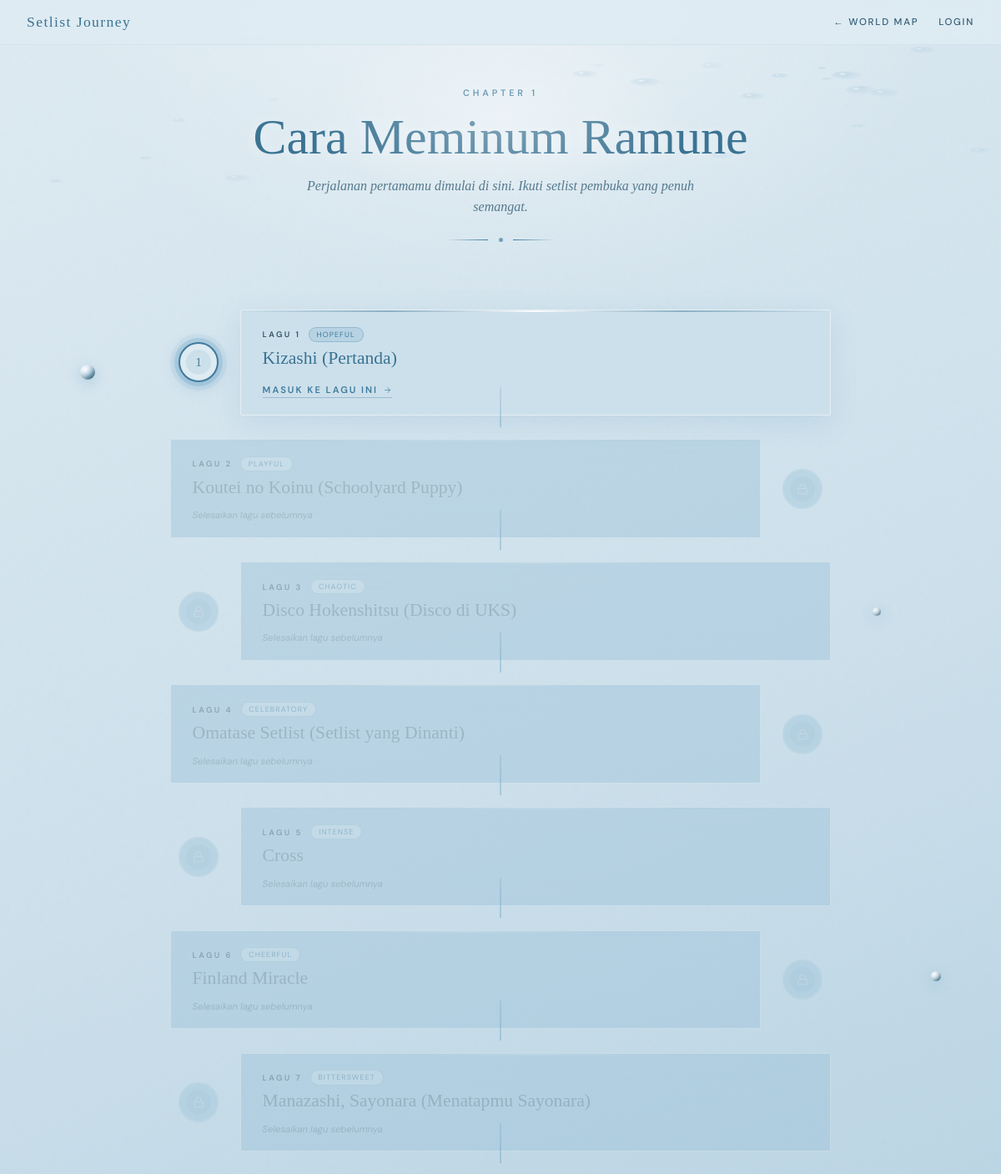
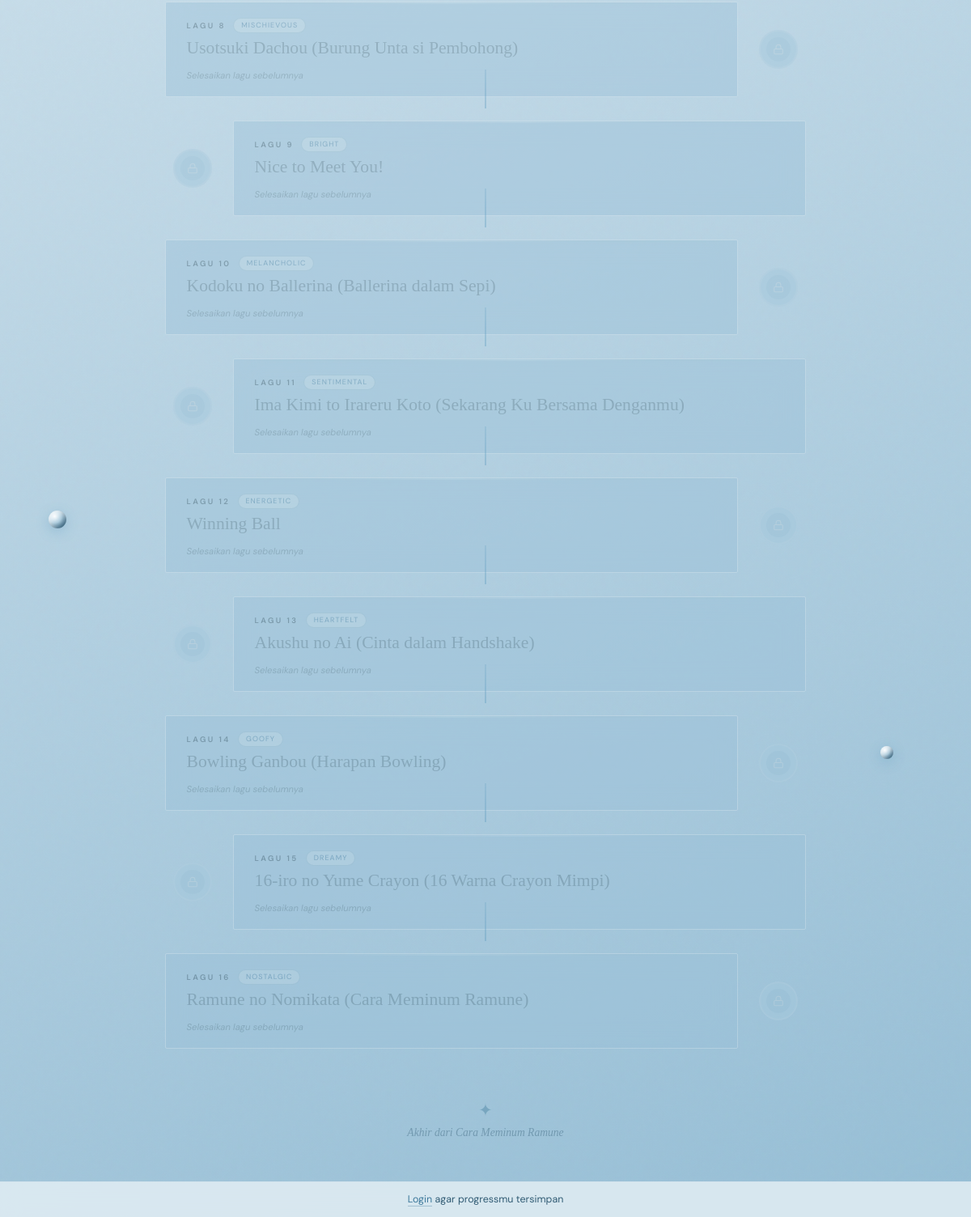
/chapter/cara-meminum-ramune, run on the app's committed database (2 pictures, top to bottom).
### tables this page shows
CREATE TABLE `chapters` (
  `id_chapter` int(11) NOT NULL,
  `judul` varchar(200) NOT NULL,
  `slug` varchar(200) NOT NULL,
  `deskripsi` text DEFAULT NULL,
  `tema_warna` varchar(7) DEFAULT '#C084FC',
  `bg_image` varchar(255) DEFAULT NULL,
  `urutan` int(11) NOT NULL,
  `is_active` tinyint(1) DEFAULT 0,
  `dibuat_pada` timestamp NOT NULL DEFAULT current_timestamp(),
  `dekorasi` varchar(50) DEFAULT 'none'
);

CREATE TABLE `tracks` (
  `id_track` int(11) NOT NULL,
  `id_chapter` int(11) NOT NULL,
  `judul_lagu` varchar(200) NOT NULL,
  `urutan` int(11) NOT NULL,
  `deskripsi` text DEFAULT NULL,
  `trivia` text DEFAULT NULL,
  `mood` varchar(50) DEFAULT NULL,
  `lirik_petikan` text DEFAULT NULL,
  `audio_preview` varchar(255) DEFAULT NULL,
  `bg_image` varchar(255) DEFAULT NULL
);

### core/Controller.php (called while the page is built, shortened)
<?php
class Controller {
    protected function view(string $path, array $data = []): void {
        extract($data);
        $viewFile = __DIR__ . '/../app/views/' . $path . '.php';
        require $viewFile;
    }
}

### app/controllers/ChapterController.php (called while the page is built, shortened)
<?php
require_once BASE_PATH . '/app/models/Chapter.php';
require_once BASE_PATH . '/app/models/Track.php';
class ChapterController extends Controller {
    private Chapter  $chapterModel;
    private Track    $trackModel;
    public function __construct() {
        $this->chapterModel  = new Chapter();
        $this->trackModel    = new Track();
    }
    public function show(array $params): void {
        $slug    = $params['slug'] ?? '';
        $chapter = $this->chapterModel->findBySlug($slug);
        $tracks       = $this->trackModel->getByChapter($chapter['id_chapter']);
        $trackTerbuka = 1;
        $this->view('chapter/map', [
            'chapter'      => $chapter,
            'tracks'       => $tracks,
            'trackTerbuka' => $trackTerbuka,
            'isLoggedIn'   => $this->isLoggedIn(),
        ]);
    }
}

### index.php (called while the page is built, shortened)
<?php
require_once BASE_PATH . '/config/database.php';
require_once BASE_PATH . '/core/Router.php';
require_once BASE_PATH . '/core/Model.php';
require_once BASE_PATH . '/core/Controller.php';
function url(string $path = ''): string {
    $base = rtrim(str_replace('\\', '/', dirname($_SERVER['SCRIPT_NAME'])), '/');
    $path = ltrim($path, '/');
    return $path ? "$base/$path" : "$base/";
}
$router = new Router();
$router->get('/',                    'HomeController',      'index');
$router->get('/login',               'AuthController',      'loginForm');
$router->post('/login',              'AuthController',      'login');
$router->get('/register',            'AuthController',      'registerForm');
$router->post('/register',           'AuthController',      'register');
$router->get('/logout',              'AuthController',      'logout');
$router->get('/worldmap',            'WorldMapController',  'index');
$router->get('/chapter/:slug',       'ChapterController',   'show');
$router->get('/track/:id',           'TrackController',     'show');
$router->post('/quest/submit',       'QuestController',     'submit');
$router->get('/quest/next/:id',      'QuestController',     'next');
$router->get('/final/:slug',         'GuestbookController', 'show');
$router->post('/final/:slug',        'GuestbookController', 'store');
$router->get('/admin',                        'AdminController',         'dashboard');
$router->get('/admin/chapters',               'AdminChapterController',  'index');
$router->get('/admin/chapters/create',        'AdminChapterController',  'create');
$router->post('/admin/chapters/store',        'AdminChapterController',  'store');
$router->get('/admin/chapters/:id/edit',      'AdminChapterController',  'edit');
$router->post('/admin/chapters/:id/update',   'AdminChapterController',  'update');
$router->post('/admin/chapters/:id/delete',   'AdminChapterController',  'delete');
$router->post('/admin/chapters/:id/toggle',   'AdminChapterController',  'toggle');
$router->get('/admin/chapters/:id/tracks',           'AdminTrackController', 'index');
$router->get('/admin/chapters/:id/tracks/create',    'AdminTrackController', 'create');
$router->post('/admin/chapters/:id/tracks/store',    'AdminTrackController', 'store');
$router->get('/admin/tracks/:id/edit',               'AdminTrackController', 'edit');
$router->post('/admin/tracks/:id/update',            'AdminTrackController', 'update');
$router->post('/admin/tracks/:id/delete',            'AdminTrackController', 'delete');
$router->get('/admin/tracks/:id/quest',              'AdminQuestController', 'show');
$router->post('/admin/tracks/:id/quest/store',       'AdminQuestController', 'store');
$router->post('/admin/quests/:id/update',            'AdminQuestController', 'update');
$router->post('/admin/quests/:id/delete',            'AdminQuestController', 'delete');
$router->get('/admin/chapters/:id/milestones',       'AdminMilestoneController', 'index');
$router->post('/admin/chapters/:id/milestones/store','AdminMilestoneController', 'store');
$router->post('/admin/milestones/:id/update',        'AdminMilestoneController', 'update');
$router->post('/admin/milestones/:id/delete',        'AdminMilestoneController', 'delete');
$router->get('/admin/users',                  'AdminUserController',     'index');
$router->post('/admin/users/:id/role',        'AdminUserController',     'updateRole');
$router->post('/admin/users/:id/delete',      'AdminUserController',     'delete');
$router->get('/admin/guestbook',              'AdminGuestbookController','index');
$router->post('/admin/guestbook/:id/delete',  'AdminGuestbookController','delete');
$router->dispatch();

### config/database.php (called while the page is built)
<?php
class Database {
    private static ?Database $instance = null;
    private PDO $connection;
    private string $host     = 'localhost';
    private string $dbname   = 'setlist_journey1';
    private string $username = 'root';
    private string $password = '';
    private string $charset  = 'utf8mb4';
    private function __construct() {
        $dsn = "mysql:host={$this->host};dbname={$this->dbname};charset={$this->charset}";
        $options = [
            PDO::ATTR_ERRMODE            => PDO::ERRMODE_EXCEPTION,
            PDO::ATTR_DEFAULT_FETCH_MODE => PDO::FETCH_ASSOC,
            PDO::ATTR_EMULATE_PREPARES   => false,
        ];
        try {
            $this->connection = new PDO($dsn, $this->username, $this->password, $options);
        } catch (PDOException $e) {
            error_log($e->getMessage());
            die("Koneksi database gagal. Silakan coba beberapa saat lagi.");
        }
    }
    public static function getInstance(): static {
        if (static::$instance === null) {
            static::$instance = new static();
        }
        return static::$instance;
    }
    public function getConnection(): PDO {
        return $this->connection;
    }
}

### core/Model.php (called while the page is built, shortened)
<?php
class Model {
    public function __construct() {
        $this->db = Database::getInstance()->getConnection();
    }
}

### app/models/Chapter.php (called while the page is built, shortened)
<?php
class Chapter extends Model {
    public function findBySlug(string $slug): array|false {
        $stmt = $this->db->prepare(
            "SELECT * FROM chapters WHERE slug = ? LIMIT 1"
        );
        $stmt->execute([$slug]);
        return $stmt->fetch();
    }
}

### app/models/Track.php (called while the page is built, shortened)
<?php
class Track extends Model {
    public function getByChapter(int $chapterId): array {
        $stmt = $this->db->prepare(
            "SELECT t.*, c.slug AS chapter_slug
             FROM tracks t
             JOIN chapters c ON t.id_chapter = c.id_chapter
             WHERE t.id_chapter = ?
             ORDER BY t.urutan ASC"
        );
        $stmt->execute([$chapterId]);
        return $stmt->fetchAll();
    }
}

### app/views/chapter/map.php (the view, shortened to what this page needs)
<?php
$isLoggedIn = isset($_SESSION['user_id']);
$dekorasi   = htmlspecialchars($chapter['dekorasi'] ?? 'none');
$temaWarna  = htmlspecialchars($chapter['tema_warna'] ?? '#4A90B8');
?>
<!DOCTYPE html>
<html lang="id">
<head>
  <link rel="stylesheet" href="<?= BASE_URL ?>/public/assets/css/chapter.css">
</head>
<body data-dekorasi="<?= $dekorasi ?>" data-tema="<?= $temaWarna ?>">
  <div class="marble marble-1"></div>
  <div class="marble marble-2"></div>
  <div class="marble marble-3"></div>
  <div class="marble marble-4"></div>
  <div class="marble marble-5"></div>
  <nav class="nav">
    <a href="<?= url('') ?>" class="nav-brand">Setlist Journey</a>
    <div class="nav-links">
      <a href="<?= url('worldmap') ?>">← World Map</a>
      <?php if ($isLoggedIn): ?>
        <a href="<?= url('logout') ?>">Logout</a>
      <?php else: ?>
        <a href="<?= url('login') ?>">Login</a>
      <?php endif; ?>
    </div>
  </nav>
  <div class="ch-header">
    <p class="ch-label">Chapter <?= (int)$chapter['urutan'] ?></p>
    <h1 class="ch-title"><?= htmlspecialchars($chapter['judul']) ?></h1>
    <?php if ($chapter['deskripsi']): ?>
      <p class="ch-desc"><?= htmlspecialchars($chapter['deskripsi']) ?></p>
    <?php endif; ?>
    <div class="ch-divider">
      <div class="ch-divider-line"></div>
      <div class="ch-divider-dot"></div>
      <div class="ch-divider-line"></div>
    </div>
  </div>
  <div class="track-wrapper">
    <div class="track-journey">
      <?php foreach ($tracks as $i => $track):
        $unlocked = $track['urutan'] <= $trackTerbuka;
        $current  = $track['urutan'] == $trackTerbuka;
        $done     = $track['urutan'] < $trackTerbuka;
        $side     = $i % 2 === 0 ? 'left' : 'right';
        $status   = $done ? 'done' : ($current ? 'current' : 'locked');
      ?>
      <div class="track-stop <?= $side ?> <?= $status ?>">
        <?php if ($i > 0): ?>
          <div class="track-connector <?= ($done || $current) ? 'lit' : '' ?>"></div>
        <?php endif; ?>
        <div class="track-node">
          <div class="node-ring">
            <div class="node-dot">
              <?php if ($done): ?>
                <svg viewBox="0 0 24 24" fill="none" stroke="currentColor" stroke-width="2.5">
                  <path d="M5 13l4 4L19 7"/>
                </svg>
              <?php elseif ($current): ?>
                <span><?= $track['urutan'] ?></span>
              <?php else: ?>
                <svg viewBox="0 0 24 24" fill="none" stroke="currentColor" stroke-width="1.8">
                  <rect x="3" y="11" width="18" height="11" rx="2"/>
                  <path d="M7 11V7a5 5 0 0110 0v4"/>
                </svg>
              <?php endif; ?>
            </div>
          </div>
        </div>
        <div class="track-card">
          <div class="track-card-accent"></div>
          <div class="track-card-inner">
            <div class="track-meta">
              <span class="track-num-label">Lagu <?= $track['urutan'] ?></span>
              <?php if ($track['mood']): ?>
                <span class="track-mood"><?= htmlspecialchars($track['mood']) ?></span>
              <?php endif; ?>
            </div>
            <h3 class="track-title"><?= htmlspecialchars($track['judul_lagu']) ?></h3>
            <?php if ($unlocked): ?>
              <a href="<?= url('track/' . $track['id_track']) ?>" class="track-btn">
                <?= $done ? 'Lihat Kembali' : 'Masuk ke Lagu Ini' ?>
                <svg viewBox="0 0 24 24" fill="none" stroke="currentColor" stroke-width="1.5">
                  <path d="M5 12h14M12 5l7 7-7 7"/>
                </svg>
              </a>
            <?php else: ?>
              <p class="track-locked-note">Selesaikan lagu sebelumnya</p>
            <?php endif; ?>
          </div>
        </div>
      </div>
      <?php endforeach; ?>
      <div class="track-end">
        <div class="end-icon">✦</div>
        <p>Akhir dari <?= htmlspecialchars($chapter['judul']) ?></p>
      </div>
    </div>
  </div>
  <?php if (!$isLoggedIn): ?>
  <div class="guest-bar">
    <p><a href="<?= url('login') ?>">Login</a> agar progressmu tersimpan</p>
  </div>
  <?php endif; ?>
</body>
</html>

### core/Router.php (shortened to what this page needs)
<?php
class Router {
    private array $routes = [];
    public function get(string $path, string $controller, string $method): void {
        $this->routes[] = [
            'method'     => 'GET',
            'path'       => $path,
            'controller' => $controller,
            'action'     => $method,
        ];
    }
    public function post(string $path, string $controller, string $method): void {
        $this->routes[] = [
            'method'     => 'POST',
            'path'       => $path,
            'controller' => $controller,
            'action'     => $method,
        ];
    }
    public function dispatch(): void {
    $requestMethod = $_SERVER['REQUEST_METHOD'];
    $requestUri    = parse_url($_SERVER['REQUEST_URI'], PHP_URL_PATH);
    $requestUri = rtrim($requestUri, '/') ?: '/';
        foreach ($this->routes as $route) {
            $pattern = $this->buildPattern($route['path']);
            if ($route['method'] === $requestMethod && preg_match($pattern, $requestUri, $matches)) {
                $params = array_filter($matches, 'is_string', ARRAY_FILTER_USE_KEY);
                $ctrl = new $route['controller']();
                $ctrl->{$route['action']}($params);
                return;
            }
        }
    }
    private function buildPattern(string $path): string {
        $pattern = preg_replace('/\/:([a-zA-Z_]+)/', '/(?P<$1>[^/]+)', $path);
        return '#^' . $pattern . '$#';
    }
}

### data on the page
chapters: urutan "1", judul "Cara Meminum Ramune", deskripsi "Perjalanan pertamamu dimulai di sini. Ikuti setlist pembuka yang penuh semangat."
tracks: urutan "1", mood "HOPEFUL", judul_lagu "Kizashi (Pertanda)", shows "MASUK KE LAGU INI"
tracks: urutan "2", mood "PLAYFUL", judul_lagu "Koutei no Koinu (Schoolyard Puppy)", shows "Selesaikan lagu sebelumnya"
tracks: urutan "3", mood "CHAOTIC", judul_lagu "Disco Hokenshitsu (Disco di UKS)", shows "Selesaikan lagu sebelumnya"
tracks: urutan "4", mood "CELEBRATORY", judul_lagu "Omatase Setlist (Setlist yang Dinanti)", shows "Selesaikan lagu sebelumnya"
tracks: urutan "5", mood "INTENSE", judul_lagu "Cross", shows "Selesaikan lagu sebelumnya"
tracks: urutan "6", mood "CHEERFUL", judul_lagu "Finland Miracle", shows "Selesaikan lagu sebelumnya"
tracks: urutan "7", mood "BITTERSWEET", judul_lagu "Manazashi, Sayonara (Menatapmu Sayonara)", shows "Selesaikan lagu sebelumnya"
tracks: urutan "8", mood "MISCHIEVOUS", judul_lagu "Usotsuki Dachou (Burung Unta si Pembohong)", shows "Selesaikan lagu sebelumnya"
tracks: urutan "9", mood "BRIGHT", judul_lagu "Nice to Meet You!", shows "Selesaikan lagu sebelumnya"
tracks: urutan "10", mood "MELANCHOLIC", judul_lagu "Kodoku no Ballerina (Ballerina dalam Sepi)", shows "Selesaikan lagu sebelumnya"
tracks: urutan "11", mood "SENTIMENTAL", judul_lagu "Ima Kimi to Irareru Koto (Sekarang Ku Bersama Denganmu)", shows "Selesaikan lagu sebelumnya"
tracks: urutan "12", mood "ENERGETIC", judul_lagu "Winning Ball", shows "Selesaikan lagu sebelumnya"
tracks: urutan "13", mood "HEARTFELT", judul_lagu "Akushu no Ai (Cinta dalam Handshake)", shows "Selesaikan lagu sebelumnya"
tracks: urutan "14", mood "GOOFY", judul_lagu "Bowling Ganbou (Harapan Bowling)", shows "Selesaikan lagu sebelumnya"
tracks: urutan "15", mood "DREAMY", judul_lagu "16-iro no Yume Crayon (16 Warna Crayon Mimpi)", shows "Selesaikan lagu sebelumnya"
tracks: urutan "16", mood "NOSTALGIC", judul_lagu "Ramune no Nomikata (Cara Meminum Ramune)", shows "Selesaikan lagu sebelumnya"
